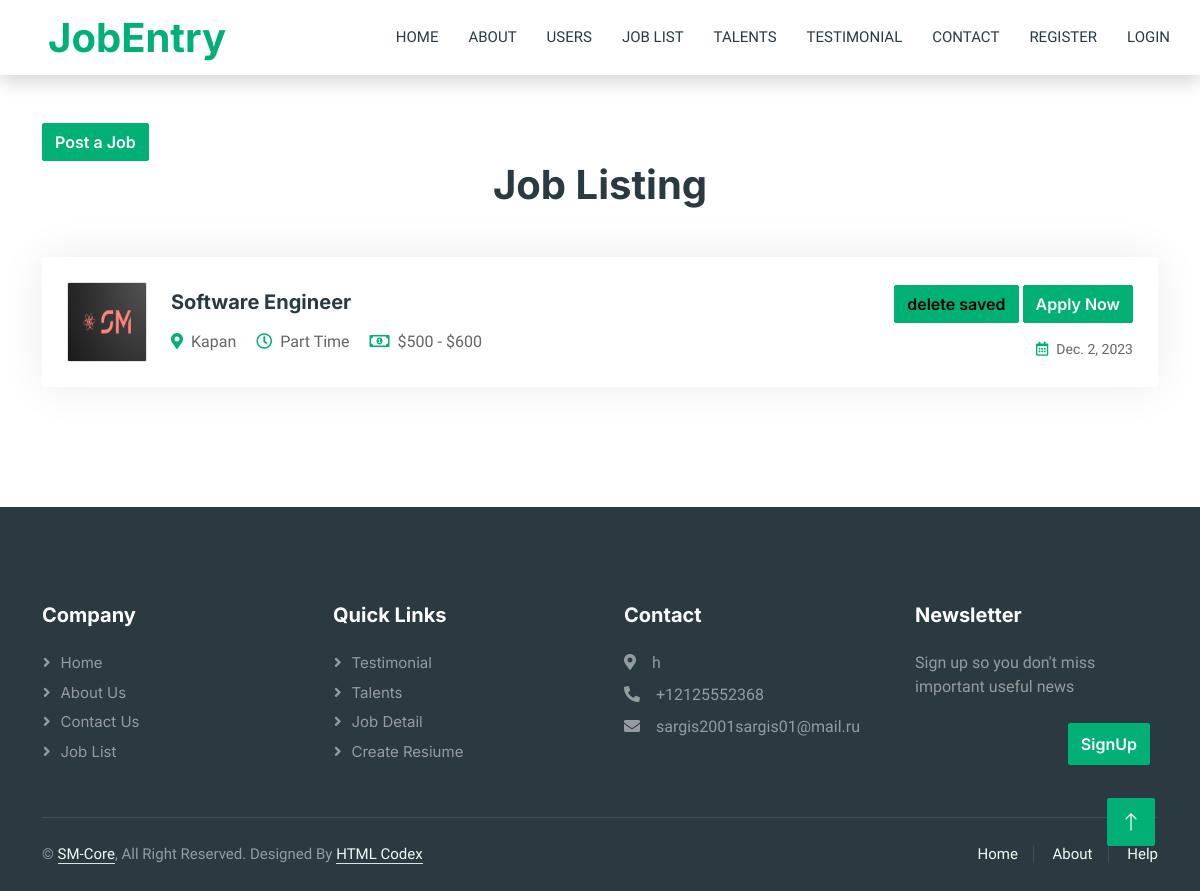
/joblist/, run on an earlier commit of the app's database.
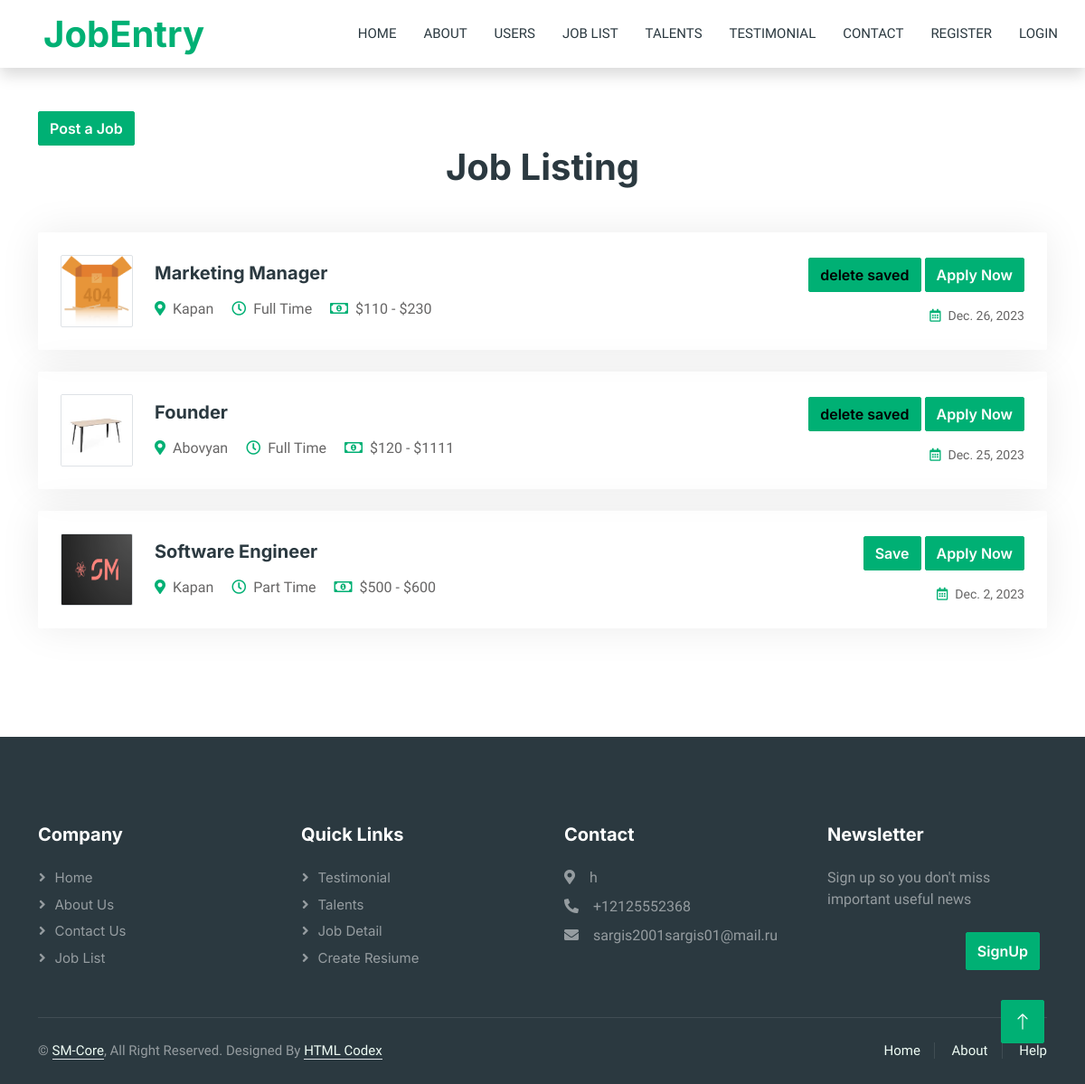
And on a later commit of the database.
### main/models.py (models this page shows, shortened)
class JobCreate(models.Model):
    Full_time='Full Time'
    Part_time='Part Time'
    timetype=[
        ('Full Time',Full_time),
        ('Part Time',Part_time),
    ]
    Marketing = 'Marketing'
    Customer_Service = 'Customer Service'
    Human_Resource = 'Human Resource'
    Project_Management = 'Project Management'
    Business_Development = 'Business Development'
    Sales_and_Communication = 'Sales & Communication'
    Teaching_and_Education = 'Teaching & Education'
    Design_and_Creative = 'Design & Creative'
    category = [
        ('Marketing', 'Marketing'),
        ('Customer Service', 'Customer Service'),
        ('Human Resource', 'Human Resource'),
        ('Project Management', 'Project Management'),
        ('Business Development', 'Business Development'),
        ('Sales_and Communication', 'Sales & Communication'),
        ('Teaching and Education', 'Teaching & Education'),
        ('Design and Creative', 'Design & Creative'),
    ]
    proff=models.CharField('Job title',max_length=255)
    location=models.CharField('Location',max_length=55)
    jobtime=models.CharField('Job Time',choices=timetype,max_length=50)
    min_salary=models.IntegerField('Min salary')
    max_salary=models.IntegerField('Max salary')
    dt=models.DateField(auto_now_add=True)
    img=models.ImageField('Imagers',upload_to='Jobs_media')
    categories=models.CharField('Category',choices=category,max_length=50,blank=True)
    discription=models.TextField('Job description',null=True)
    responsibility=models.TextField('Responsibility',null=True)
    qualifications=models.TextField('Qualifications',null=True)
    about_company=models.TextField('Company Detail',null=True)
    email=models.EmailField('Email',null=True)
    likes=models.IntegerField(default=0,blank=True)
    savec=models.IntegerField(default=0,blank=True)
    dissave=models.BooleanField(default=True,blank=True)
    class Meta:
        verbose_name='Job Create'
        verbose_name_plural='Job Create'

class ContactUs(models.Model):
    address=models.CharField('address',max_length=50)
    email=models.EmailField('email')
    phone=PhoneNumberField()
    class Meta:
        verbose_name='Contact Us'
        verbose_name_plural='Contact Us'

### main/views.py (the view)
# urls.py: path('joblist/',JobListView.as_view(),name='joblist'),
class JobListView(ListView):
    template_name='job-list.html'
    def get(self,request):
        contactus=ContactUs.objects.get()
        p=Paginator(JobCreate.objects.all().order_by('-id'),6)
        page=request.GET.get('page')
        create=p.get_page(page)
        context={
            'link':'Job List',
            'create':create,
            'contactus':contactus
                }
        return render(request,self.template_name,context)

### main/Templates/job-list.html (shortened to what this page needs)
{% extends 'base.html' %}
    {% block content %}
        <div class="container-xxl py-5">
            <div class="container">
                {% if user.is_authenticated %}
                <a href="{% url 'create' %}" class="btn btn-primary">Post a Job</a>
                {% else %}
                <a href="{% url 'login' %}" class="btn btn-primary">Post a Job</a>
                {% endif %}
                <h1 class="text-center mb-5 wow fadeInUp" data-wow-delay="0.1s">Job Listing</h1>
                <div class="tab-class text-center wow fadeInUp" data-wow-delay="0.3s">
                    <div class="tab-content">
                        <div id="tab-1" class="tab-pane fade show p-0 active">
                            {% for i in create %}
                            <div class="job-item p-4 mb-4">
                                <div class="row g-4">
                                    <div class="col-sm-12 col-md-8 d-flex align-items-center">
                                        <img class="flex-shrink-0 img-fluid border rounded" src="{{ i.img.url }}" alt="" style="width: 80px; height: 80px;">
                                        <div class="text-start ps-4">
                                            <h5 class="mb-3">{{ i.proff }}</h5>
                                            <span class="text-truncate me-3"><i class="fa fa-map-marker-alt text-primary me-2"></i>{{ i.location }}</span>
                                            <span class="text-truncate me-3"><i class="far fa-clock text-primary me-2"></i>{{ i.jobtime }}</span>
                                            <span class="text-truncate me-0"><i class="far fa-money-bill-alt text-primary me-2"></i>${{ i.min_salary }} - ${{ i.max_salary }}</span>
                                        </div>
                                    </div>
                                    <div class="col-sm-12 col-md-4 d-flex flex-column align-items-start align-items-md-end justify-content-center">
                                        <div class="d-flex mb-3">
                                            {% if i.dissave %}
                                            <a  class="btn btn-primary" href="{% url 'saves' i.id %}">Save</a>&nbsp;
                                            {% else %}
                                            <a style="color: rgb(0, 0, 0);" class="btn btn-primary" href="{% url 'saves' i.id %}">delete saved</a>&nbsp;
                                            {% endif %}
                                            <a class="btn btn-primary" href="{% url 'detail' i.id %}">Apply Now</a>
                                        </div>
                                        <small class="text-truncate"><i class="far fa-calendar-alt text-primary me-2"></i>{{ i.dt }}</small>
                                    </div>
                                </div>
                            </div>
                            {% endfor %}
                        </div>
                    </div>
                </div>
            </div>
        </div>
     {% endblock %}

### main/Templates/base.html (shortened to what this page needs)
{% load static %}
<!DOCTYPE html>
<html lang="en">
<head>
    <link href="https://cdnjs.cloudflare.com/ajax/libs/font-awesome/5.10.0/css/all.min.css" rel="stylesheet">
    <link href="https://cdn.jsdelivr.net/npm/bootstrap-icons@1.4.1/font/bootstrap-icons.css" rel="stylesheet">
    <link href="{% static 'lib/animate/animate.min.css' %}" rel="stylesheet">
    <link href="{% static 'lib/owlcarousel/assets/owl.carousel.min.css' %}" rel="stylesheet">
    <link href="{% static 'css/bootstrap.min.css' %}" rel="stylesheet">
    <link href="{% static 'css/style.css' %}" rel="stylesheet">
</head>
<body>
    <div class="container-xxl bg-white p-0">
        <nav class="navbar navbar-expand-lg bg-white navbar-light shadow sticky-top p-0">
            <a href="{% url 'home' %}" class="navbar-brand d-flex align-items-center text-center py-0 px-4 px-lg-5">
                <h1 class="m-0 text-primary">JobEntry</h1>
            </a>
            <div class="collapse navbar-collapse" id="navbarCollapse">
                <div class="navbar-nav ms-auto p-4 p-lg-0">
                    <a href="{% url 'home' %}" class="nav-item nav-link">Home</a>
                    <a href="{% url 'about' %}" class="nav-item nav-link">About</a>
                    <a href="{% url 'searchuser' %}" class="nav-item nav-link">Users</a>
                        <a href="{% url 'joblist' %}" class="nav-link dropdown">Job List</a>
                        <a href="{% url 'talent' %}" class="nav-link dropdown">Talents</a>
                        <a href="{% url 'testimonial' %}" class="nav-link dropdown">Testimonial</a>
                    <a href="{% url 'contact' %}" class="nav-item nav-link">Contact</a>
                    {% if user.is_authenticated %}
                        <a href="{% url 'logout' %}" class="btn btn-primary rounded-0 py-4 px-lg-5 d-none d-lg-block">Logout<i class="fa fa-arrow-right ms-3"></i></a>
                    {% else %}
                        <a href="{% url 'register' %}" class="nav-item nav-link">Register</a>
                        <a href="{% url 'login' %}" class="nav-item nav-link">Login</a>
                        {% endif %}
                    </div>
            </div>
        </nav>
        {% block content %}
        {% endblock %}
        <div class="container-fluid bg-dark text-white-50 footer pt-5 mt-5 wow fadeIn" data-wow-delay="0.1s">
        <div class="container py-5">
            <div class="row g-5">
                <div class="col-lg-3 col-md-6">
                    <h5 class="text-white mb-4">Company</h5>
                    <a class="btn btn-link text-white-50" href="{% url 'home' %}">Home</a>
                    <a class="btn btn-link text-white-50" href="{% url 'about' %}">About Us</a>
                    <a class="btn btn-link text-white-50" href="{% url 'contact' %}">Contact Us</a>
                    <a class="btn btn-link text-white-50" href="{% url 'joblist' %}">Job List</a>
                </div>
                <div class="col-lg-3 col-md-6">
                    <h5 class="text-white mb-4">Quick Links</h5>
                    <a class="btn btn-link text-white-50" href="{% url 'testimonial' %}">Testimonial</a>
                    <a class="btn btn-link text-white-50" href="{% url 'talent' %}">Talents</a>
                    <a class="btn btn-link text-white-50" href="{% url 'detail' 1 %}">Job Detail</a>
                {% if user.is_authenticated %}
                    <a class="btn btn-link text-white-50" href="{% url 'resiume'  %}">Create Resiume</a>
                {% else %}
                    <a class="btn btn-link text-white-50" href="{% url 'login'  %}">Create Resiume</a>
                {% endif %}
                </div>
                <div class="col-lg-3 col-md-6">
                    <h5 class="text-white mb-4">Contact</h5>
                    <p class="mb-2"><i class="fa fa-map-marker-alt me-3"></i>{{ contactus.address }}</p>
                    <p class="mb-2"><i class="fa fa-phone-alt me-3"></i>{{ contactus.phone }}</p>
                    <p class="mb-2"><i class="fa fa-envelope me-3"></i>{{ contactus.email }}</p>
                </div>
                <div class="col-lg-3 col-md-6">
                    <h5 class="text-white mb-4">Newsletter</h5>
                    <p>Sign up so you don't miss important useful news</p>
                    {% if user.is_authenticated %}
                    <div class="position-relative mx-auto" style="max-width: 400px;">
                        <a href="{% url 'contact' %}"><button type="button" class="btn btn-primary py-2 position-absolute top-0 end-0 mt-2 me-2">Post a review</button></a>
                    </div>
                    {% else %}
                    <div class="position-relative mx-auto" style="max-width: 400px;">
                        <a href="{% url 'register' %}"><button type="button" class="btn btn-primary py-2 position-absolute top-0 end-0 mt-2 me-2">SignUp</button></a>
                    </div>
                    {% endif %}
                </div>
            </div>
        </div>
        <div class="container">
            <div class="copyright">
                <div class="row">
                    <div class="col-md-6 text-center text-md-start mb-3 mb-md-0">
                        &copy; <a class="border-bottom" href="{% url 'home' %}">SM-Core</a>, All Right Reserved.
                        Designed By <a class="border-bottom" href="https://htmlcodex.com">HTML Codex</a>
                    </div>
                    <div class="col-md-6 text-center text-md-end">
                        <div class="footer-menu">
                            <a href="{% url 'home' %}">Home</a>
                            <a href="{% url 'about' %}">About</a>
                            <a href="{% url 'contact' %}">Help</a>
                        </div>
                    </div>
                </div>
            </div>
        </div>
    </div>
        <a href="#" class="btn btn-lg btn-primary btn-lg-square back-to-top"><i class="bi bi-arrow-up"></i></a>
    </div>
</body>
</html>

### main/static/css/style.css (style rules this page uses)
:root { --primary: #00B074; --secondary: #2B9BFF; --light: #EFFDF5; --dark: #2B3940; }
.back-to-top { position: fixed; display: none; right: 45px; bottom: 45px; z-index: 99; }
.btn { font-family: 'Inter', sans-serif; font-weight: 600; transition: .5s; }
.btn.btn-primary, .btn.btn-secondary { color: #FFFFFF; }
.btn-lg-square { width: 48px; height: 48px; }
.btn-square, .btn-sm-square, .btn-lg-square { padding: 0; display: flex; align-items: center; justify-content: center; font-weight: normal; border-radius: 2px; }
.navbar-dark .navbar-nav .nav-link, .navbar-light .navbar-nav .nav-link { margin-right: 30px; padding: 25px 0; color: #FFFFFF; font-size: 15px; text-transform: uppercase; outline: none; }
.navbar-light .navbar-brand, .navbar-light a.btn { height: 75px; }
.navbar-light .navbar-nav .nav-link { color: var(--dark); font-weight: 500; }
.navbar-light.sticky-top { top: -100px; transition: .5s; }
.job-item { border: 1px solid transparent; border-radius: 2px; box-shadow: 0 0 45px rgba(0, 0, 0, .08); transition: .5s; }
.footer .btn.btn-link { display: block; margin-bottom: 5px; padding: 0; text-align: left; font-size: 15px; font-weight: normal; text-transform: capitalize; transition: .3s; }
.footer .btn.btn-link::before { position: relative; content: "\f105"; font-family: "Font Awesome 5 Free"; font-weight: 900; margin-right: 10px; }
.footer .copyright { padding: 25px 0; font-size: 15px; border-top: 1px solid rgba(256, 256, 256, .1); }
.footer .copyright a { color: var(--light); }
.footer .footer-menu a { margin-right: 15px; padding-right: 15px; border-right: 1px solid rgba(255, 255, 255, .1); }
.footer .footer-menu a:last-child { margin-right: 0; padding-right: 0; border-right: none; }

What changed in the data, as far as the page shows it:
added JobCreate: img (picture), proff "Marketing Manager", location "Kapan", jobtime "Full Time", min_salary "110", max_salary "230", dissave "delete saved", dt "Dec. 26, 2023"
added JobCreate: img (picture), proff "Founder", location "Abovyan", jobtime "Full Time", min_salary "120", max_salary "1111", dissave "delete saved", dt "Dec. 25, 2023"
changed JobCreate "Software Engineer": dissave "delete saved" → "Save"
